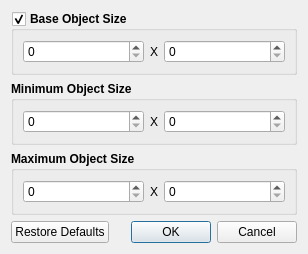
<?xml version="1.0" encoding="UTF-8"?>
<ui version="4.0">
 <class>ObjedMarkerObjectSizeDialog</class>
 <widget class="QDialog" name="ObjedMarkerObjectSizeDialog">
  <property name="geometry">
   <rect>
    <x>0</x>
    <y>0</y>
    <width>308</width>
    <height>224</height>
   </rect>
  </property>
  <property name="windowTitle">
   <string>Object Size Properties</string>
  </property>
  <layout class="QVBoxLayout" name="verticalLayout">
   <item>
    <widget class="QGroupBox" name="baseObjectSizeGroupBox">
     <property name="font">
      <font>
       <weight>75</weight>
       <bold>true</bold>
      </font>
     </property>
     <property name="title">
      <string>Base Object Size</string>
     </property>
     <property name="checkable">
      <bool>true</bool>
     </property>
     <layout class="QHBoxLayout" name="objectSizeRatioLayout">
      <item>
       <widget class="QSpinBox" name="baseObjectWidth">
        <property name="sizePolicy">
         <sizepolicy hsizetype="MinimumExpanding" vsizetype="Fixed">
          <horstretch>0</horstretch>
          <verstretch>0</verstretch>
         </sizepolicy>
        </property>
        <property name="font">
         <font>
          <weight>50</weight>
          <bold>false</bold>
         </font>
        </property>
       </widget>
      </item>
      <item>
       <widget class="QLabel" name="baseObjectSizeSeparatorLabel">
        <property name="font">
         <font>
          <weight>50</weight>
          <bold>false</bold>
         </font>
        </property>
        <property name="text">
         <string>X</string>
        </property>
       </widget>
      </item>
      <item>
       <widget class="QSpinBox" name="baseObjectHeight">
        <property name="sizePolicy">
         <sizepolicy hsizetype="MinimumExpanding" vsizetype="Fixed">
          <horstretch>0</horstretch>
          <verstretch>0</verstretch>
         </sizepolicy>
        </property>
        <property name="font">
         <font>
          <weight>50</weight>
          <bold>false</bold>
         </font>
        </property>
       </widget>
      </item>
     </layout>
    </widget>
   </item>
   <item>
    <widget class="QGroupBox" name="minimumObjectSizeGroupBox">
     <property name="font">
      <font>
       <weight>75</weight>
       <bold>true</bold>
      </font>
     </property>
     <property name="title">
      <string>Minimum Object Size</string>
     </property>
     <layout class="QHBoxLayout" name="minimumObjectSizeLayout">
      <item>
       <widget class="QSpinBox" name="minimumObjectWidth">
        <property name="sizePolicy">
         <sizepolicy hsizetype="MinimumExpanding" vsizetype="Fixed">
          <horstretch>0</horstretch>
          <verstretch>0</verstretch>
         </sizepolicy>
        </property>
        <property name="font">
         <font>
          <weight>50</weight>
          <bold>false</bold>
         </font>
        </property>
       </widget>
      </item>
      <item>
       <widget class="QLabel" name="minimumObjectSizeSeparatorLabel">
        <property name="font">
         <font>
          <weight>50</weight>
          <bold>false</bold>
         </font>
        </property>
        <property name="text">
         <string>X</string>
        </property>
       </widget>
      </item>
      <item>
       <widget class="QSpinBox" name="minimumObjectHeight">
        <property name="sizePolicy">
         <sizepolicy hsizetype="MinimumExpanding" vsizetype="Fixed">
          <horstretch>0</horstretch>
          <verstretch>0</verstretch>
         </sizepolicy>
        </property>
        <property name="font">
         <font>
          <weight>50</weight>
          <bold>false</bold>
         </font>
        </property>
       </widget>
      </item>
     </layout>
    </widget>
   </item>
   <item>
    <widget class="QGroupBox" name="maximumObjectSizeGroupBox">
     <property name="font">
      <font>
       <weight>75</weight>
       <bold>true</bold>
      </font>
     </property>
     <property name="title">
      <string>Maximum Object Size</string>
     </property>
     <layout class="QHBoxLayout" name="maximumObjectSizeLayout">
      <item>
       <widget class="QSpinBox" name="maximumObjectWidth">
        <property name="sizePolicy">
         <sizepolicy hsizetype="MinimumExpanding" vsizetype="Fixed">
          <horstretch>0</horstretch>
          <verstretch>0</verstretch>
         </sizepolicy>
        </property>
        <property name="font">
         <font>
          <weight>50</weight>
          <bold>false</bold>
         </font>
        </property>
       </widget>
      </item>
      <item>
       <widget class="QLabel" name="maximumObjectSizeSeparatorLabel">
        <property name="font">
         <font>
          <weight>50</weight>
          <bold>false</bold>
         </font>
        </property>
        <property name="text">
         <string>X</string>
        </property>
       </widget>
      </item>
      <item>
       <widget class="QSpinBox" name="maximumObjectHeight">
        <property name="sizePolicy">
         <sizepolicy hsizetype="MinimumExpanding" vsizetype="Fixed">
          <horstretch>0</horstretch>
          <verstretch>0</verstretch>
         </sizepolicy>
        </property>
        <property name="font">
         <font>
          <weight>50</weight>
          <bold>false</bold>
         </font>
        </property>
       </widget>
      </item>
     </layout>
    </widget>
   </item>
   <item>
    <widget class="QDialogButtonBox" name="buttonBox">
     <property name="standardButtons">
      <set>QDialogButtonBox::Cancel|QDialogButtonBox::Ok|QDialogButtonBox::RestoreDefaults</set>
     </property>
    </widget>
   </item>
  </layout>
 </widget>
 <resources/>
 <connections>
  <connection>
   <sender>buttonBox</sender>
   <signal>accepted()</signal>
   <receiver>ObjedMarkerObjectSizeDialog</receiver>
   <slot>accept()</slot>
   <hints>
    <hint type="sourcelabel">
     <x>199</x>
     <y>128</y>
    </hint>
    <hint type="destinationlabel">
     <x>272</x>
     <y>108</y>
    </hint>
   </hints>
  </connection>
  <connection>
   <sender>buttonBox</sender>
   <signal>rejected()</signal>
   <receiver>ObjedMarkerObjectSizeDialog</receiver>
   <slot>reject()</slot>
   <hints>
    <hint type="sourcelabel">
     <x>115</x>
     <y>121</y>
    </hint>
    <hint type="destinationlabel">
     <x>55</x>
     <y>119</y>
    </hint>
   </hints>
  </connection>
 </connections>
</ui>
